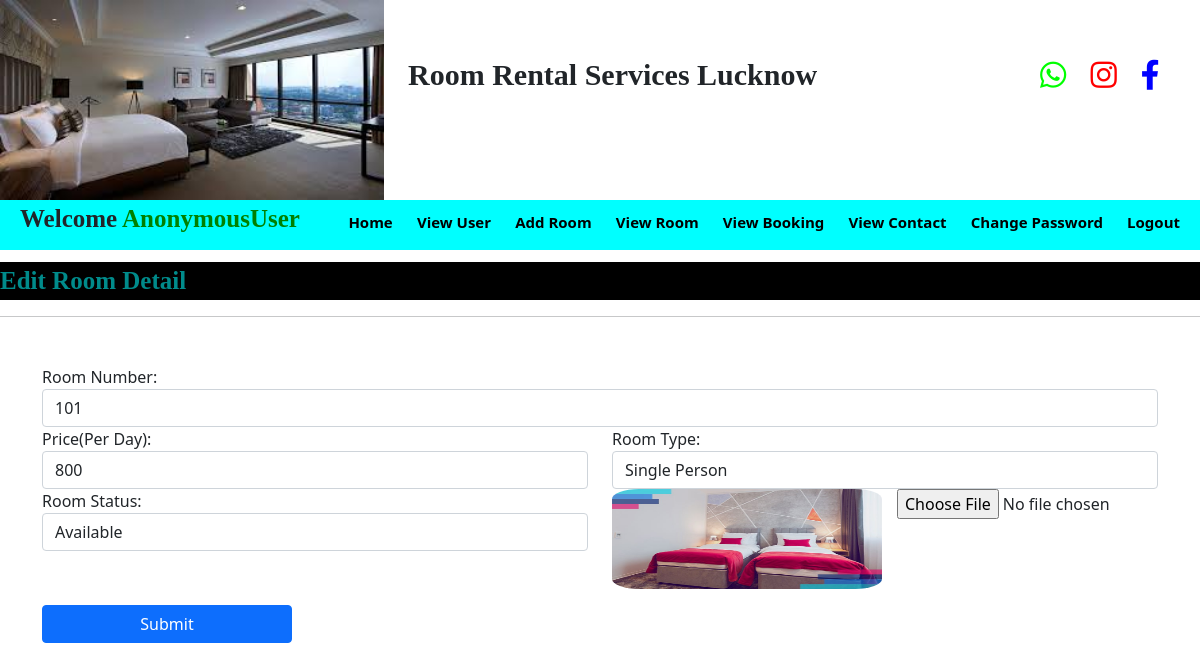
The page /edit_room/1 on the database its author committed.
### room/models.py (models this page shows)
class Room(models.Model):
    room_no=models.CharField(max_length=10,null=True)
    price=models.CharField(max_length=10,null=True)
    type=models.CharField(max_length=10,null=True)
    status=models.CharField(max_length=10,null=True)
    image=models.FileField(null=True)

### room/views.py (the view, shortened to what this page needs)
# urls.py: path('edit_room/<int:pid>',edit_room,name='edit_room'),
def edit_room(request,pid):
    error=""
    data = Room.objects.get(id=pid)
    d={'data':data,'error':error}
    return render(request,'edit_room.html',d)

### room/templates/edit_room.html (shortened to what this page needs)
{% load static %}
{% include 'admin_navigation.html' %}
<marquee behavior="alternate" style="font-family: 'Monotype Corsiva'; font-size:25px; color:darkcyan; background-color:black; font-weight:bold; margin-top:1%">
    Edit Room Detail
</marquee>
<hr>
<form class="container mt-5" onsubmit="return checkpass();" name="signup" method="post" enctype="multipart/form-data">
    <div class="row">
        <div class="form-group col-md-12" >
            <label>Room Number:</label>
            <input type="text" class="form-control" name="roomno" value="{{data.room_no}}" required>
        </div>
    </div>
    <div class="row">
        <div class="form-group col-md-6" >
            <label>Price(Per Day):</label>
            <input type="text" class="form-control" name="price" value="{{data.price}}" required>
        </div>
        <div class="form-group col-md-6" >
            <label>Room Type:</label>
            {% if data.type == "Single Person" %}
            <select class="form-control" name="rtype" autofocus required>
                <option value="Single Person" selected>Single Person</option>
            </select>
            {% endif %}
        </div>
    </div>
    <div class="row">
        <div class="form-group col-md-6" >
            <label>Room Status:</label>
            {% if data.status == "Available" %}
            <select class="form-control" name="status" autofocus>
                <option value="Available" selected>Available</option>
            </select>
            {% endif %}
        </div>
        <div class="form-group col-md-3" >
            <td><img src="{{data.image.url}}" style="100px ; height : 100px; width : 270px; border-radius:10%"></td>
        </div>
         <div class="form-group col-md-3" >
             <td><input type="file" name="room_img"></td>
        </div>
    </div>
<input type="submit" value="Submit" class="btn btn-primary my-3" style="width:250px">
</form>

### rows shown on the page
Room: roomno "101", price "800", image (picture)

### other values the page prints
{{ request.user }} "AnonymousUser"
